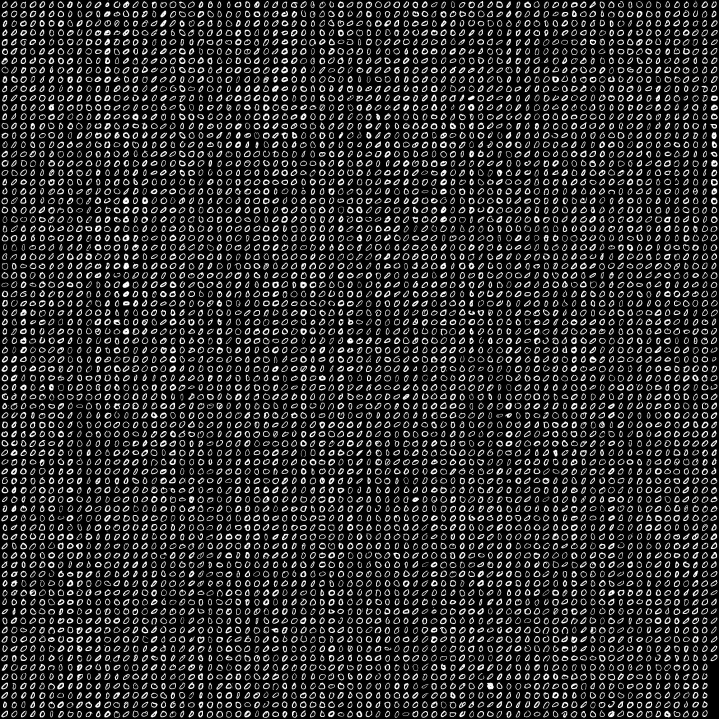
%> input picture Project 6/mnist_train0.jpg, 2156 x 2156 px (shown at 1/3 size)
$ octave Project_part1.m   (GNU Octave 9; MATLAB toolbox functions it lacks are replaced by stand-ins)
%> lines starting %> are read from the running program, lines starting %| are printed output that depends on the picture; in (x1, y1, x2, y2) boxes, pixels count from 0 and x2, y2 are one past the last pixel; in counts of white or black regions, pixels touching at a corner belong together; the program's own positions count from 1
### Project 6/get_features.m
function features = get_features(bw_mnist_im)
%GET_FEATURES get all regionprop features from mnist training pictures
%   input photo must be a binary image

% go through 28x28 bit samples one by one
i = 1;
total_samples = (size(bw_mnist_im,1)/28)*(size(bw_mnist_im,2)/28);
features = cell(total_samples,1);
for m = 1:28:size(bw_mnist_im,1)
    for n = 1:28:size(bw_mnist_im,2)
        sample = bw_mnist_im(m:m+27, n:n+27);
        % [4 lines of commented-out code are left out]
        features{i} = regionprops(sample,"Eccentricity", "MinorAxisLength", "Circularity","Perimeter");
        i = i + 1;
    end
end

### Project 6/Project_part1.m
%% Project 6
%
% EE 516 - Pattern Recognition
% Spring 2023
%
% Group 4: Nathan Jaggers, Colt Whitley, Kai Ponting
%
% Description: See coresponding document <Can add description later>
%% Part 1 - Using Features
close all;
clear;
clc;

%%
%read in image
im_train0 = imread("mnist_train0.jpg");
%> im_train0 is the input picture: size 2156x2156 uint8; min 0, max 255, mean 45.3
im_train1 = imread("mnist_train1.jpg");
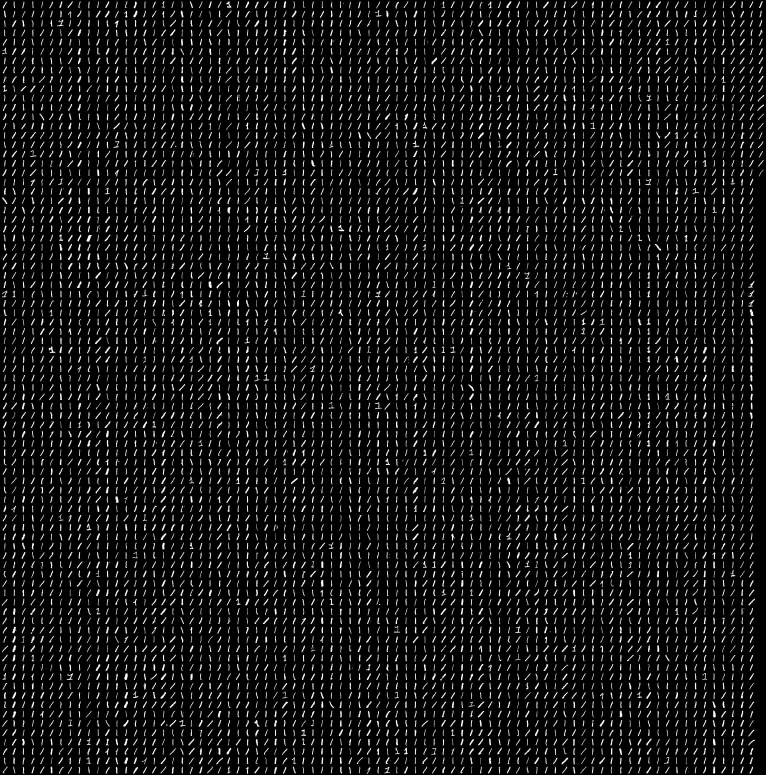
%> input picture Project 6/mnist_train1.jpg, 2296 x 2324 px (shown at 1/3 size)
%> im_train1 is the input picture: size 2324x2296 uint8; min 0, max 255, mean 19.9
im_train2 = imread("mnist_train2.jpg");
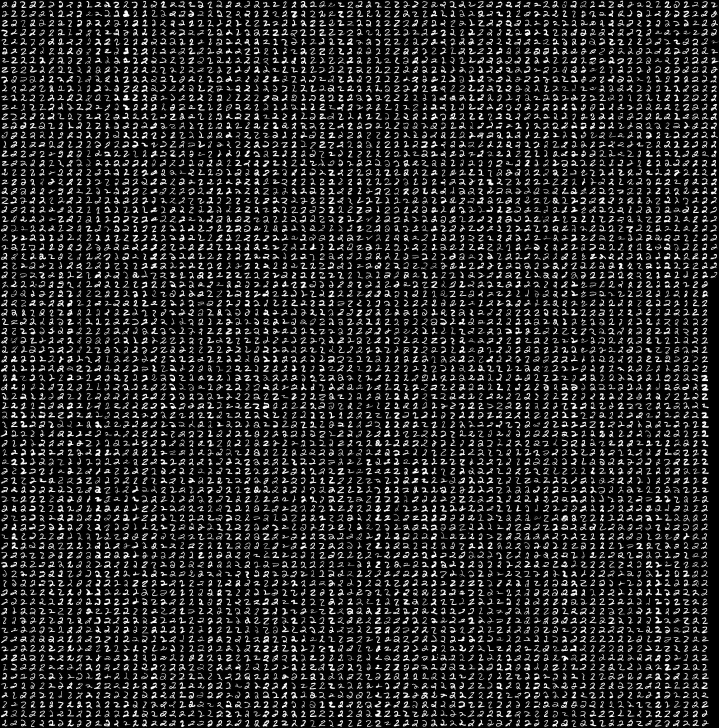
%> input picture Project 6/mnist_train2.jpg, 2156 x 2184 px (shown at 1/3 size)
%> im_train2 is the input picture: size 2184x2156 uint8; min 0, max 255, mean 38.8

%%
%create binary image and show results
binary_imtrain0 = imbinarize(im_train0);
%> binary_imtrain0: size 2156x2156 logical; 18% white; 6013 white regions (86 under 20 px), largest, box (x1, y1, x2, y2) and area: (1461, 2048, 1481, 2068) 315, (901, 845, 920, 865) 281, (368, 844, 388, 864) 276
%%imshow(binary_im0);
binary_imtrain1 = imbinarize(im_train1);
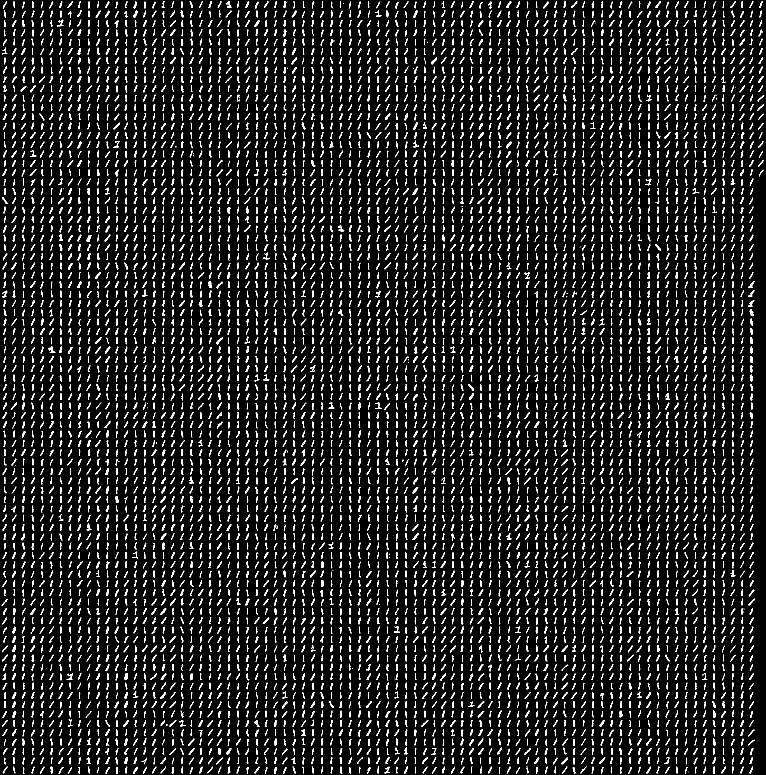
%> binary_imtrain1: size 2324x2296 logical (shown at 1/3 size); 7.9% white; 6889 white regions (145 under 20 px), largest, box (x1, y1, x2, y2) and area: (259, 705, 276, 725) 176, (146, 1039, 166, 1059) 167, (373, 2020, 383, 2040) 151
%%imshow(binary_im1);
binary_imtrain2 = imbinarize(im_train2);
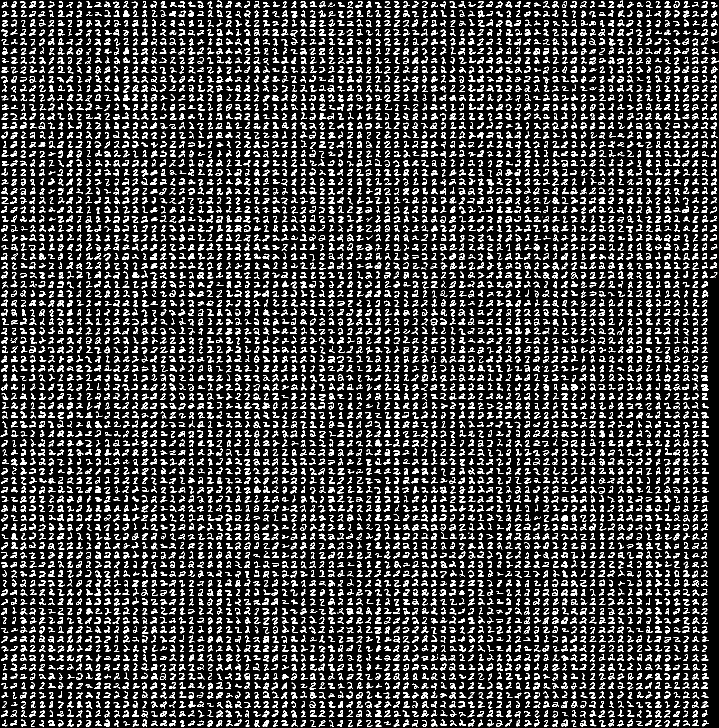
%> binary_imtrain2: size 2184x2156 logical (shown at 1/3 size); 15.5% white; 6071 white regions (82 under 20 px), largest, box (x1, y1, x2, y2) and area: (2105, 1152, 2125, 1172) 265, (369, 31, 389, 51) 253, (1040, 1824, 1060, 1844) 236
%%imshow(binary_im2);

%%
features_train0 = get_features(binary_imtrain0);
%> after the loop in get_features, `for m = 1:28:size(bw_mnist_im,1)`: features = 5929 items; i = 5930
%> (the run ends here)
